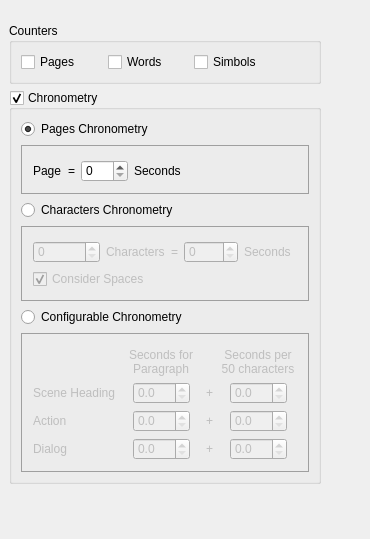
         <widget class="QWidget" name="chronometryPage">
          <property name="styleSheet">
           <string notr="true">#pagesChronometryGroup, #charactersChronometryGroup, #configurableChronometryGroup {
    margin-top: 0ex; /* leave space at the top for the title */
    border: 1px solid palette(dark);
}</string>
          </property>
          <layout class="QGridLayout" name="gridLayout_12">
           <property name="leftMargin">
            <number>0</number>
           </property>
           <property name="topMargin">
            <number>0</number>
           </property>
           <property name="rightMargin">
            <number>0</number>
           </property>
           <property name="bottomMargin">
            <number>0</number>
           </property>
           <property name="spacing">
            <number>0</number>
           </property>
           <item row="0" column="0">
            <widget class="QLabel" name="topRightEmptyLabel_4">
             <property name="text">
              <string/>
             </property>
            </widget>
           </item>
           <item row="1" column="0">
            <widget class="QWidget" name="chronometryPageWidget" native="true">
             <property name="sizePolicy">
              <sizepolicy hsizetype="Preferred" vsizetype="Expanding">
               <horstretch>0</horstretch>
               <verstretch>0</verstretch>
              </sizepolicy>
             </property>
             <layout class="QGridLayout" name="gridLayout_15">
              <item row="1" column="0">
               <widget class="QGroupBox" name="chronometryGroup">
                <property name="sizePolicy">
                 <sizepolicy hsizetype="Fixed" vsizetype="Preferred">
                  <horstretch>0</horstretch>
                  <verstretch>0</verstretch>
                 </sizepolicy>
                </property>
                <property name="title">
                 <string>Chronometry</string>
                </property>
                <property name="checkable">
                 <bool>true</bool>
                </property>
                <layout class="QVBoxLayout" name="verticalLayout_4">
                 <item>
                  <layout class="QHBoxLayout" name="horizontalLayout_7">
                   <item>
                    <widget class="QRadioButton" name="pagesChronometry">
                     <property name="text">
                      <string>Pages Chronometry</string>
                     </property>
                     <property name="checked">
                      <bool>true</bool>
                     </property>
                    </widget>
                   </item>
                   <item>
                    <widget class="ToolTipLabel" name="label_29">
                     <property name="maximumSize">
                      <size>
                       <width>16</width>
                       <height>16</height>
                      </size>
                     </property>
                     <property name="toolTip">
                      <string>For standard template and compatible</string>
                     </property>
                     <property name="text">
                      <string/>
                     </property>
                     <property name="pixmap">
                      <pixmap resource="../../../scenarist-core/Resources/Resources.qrc">:/Graphics/Icons/help.png</pixmap>
                     </property>
                     <property name="scaledContents">
                      <bool>true</bool>
                     </property>
                    </widget>
                   </item>
                   <item>
                    <spacer name="horizontalSpacer_18">
                     <property name="orientation">
                      <enum>Qt::Horizontal</enum>
                     </property>
                     <property name="sizeHint" stdset="0">
                      <size>
                       <width>40</width>
                       <height>20</height>
                      </size>
                     </property>
                    </spacer>
                   </item>
                  </layout>
                 </item>
                 <item>
                  <widget class="QGroupBox" name="pagesChronometryGroup">
                   <property name="enabled">
                    <bool>true</bool>
                   </property>
                   <property name="title">
                    <string/>
                   </property>
                   <layout class="QHBoxLayout" name="horizontalLayout_8">
                    <item>
                     <widget class="QLabel" name="label_4">
                      <property name="text">
                       <string>Page</string>
                      </property>
                     </widget>
                    </item>
                    <item>
                     <widget class="QLabel" name="label_27">
                      <property name="text">
                       <string>=</string>
                      </property>
                     </widget>
                    </item>
                    <item>
                     <widget class="QSpinBox" name="pagesChronometrySeconds">
                      <property name="maximum">
                       <number>100</number>
                      </property>
                     </widget>
                    </item>
                    <item>
                     <widget class="QLabel" name="label_28">
                      <property name="text">
                       <string>Seconds</string>
                      </property>
                     </widget>
                    </item>
                    <item>
                     <spacer name="horizontalSpacer_6">
                      <property name="orientation">
                       <enum>Qt::Horizontal</enum>
                      </property>
                      <property name="sizeType">
                       <enum>QSizePolicy::MinimumExpanding</enum>
                      </property>
                      <property name="sizeHint" stdset="0">
                       <size>
                        <width>0</width>
                        <height>20</height>
                       </size>
                      </property>
                     </spacer>
                    </item>
                   </layout>
                  </widget>
                 </item>
                 <item>
                  <widget class="QRadioButton" name="charactersChronometry">
                   <property name="text">
                    <string>Characters Chronometry</string>
                   </property>
                  </widget>
                 </item>
                 <item>
                  <widget class="QGroupBox" name="charactersChronometryGroup">
                   <property name="enabled">
                    <bool>false</bool>
                   </property>
                   <property name="title">
                    <string/>
                   </property>
                   <layout class="QGridLayout" name="gridLayout_14">
                    <item row="0" column="0">
                     <widget class="QSpinBox" name="charactersChronometryCharacters">
                      <property name="maximum">
                       <number>100000</number>
                      </property>
                     </widget>
                    </item>
                    <item row="0" column="2">
                     <widget class="QLabel" name="label_6">
                      <property name="text">
                       <string>=</string>
                      </property>
                     </widget>
                    </item>
                    <item row="0" column="3">
                     <widget class="QSpinBox" name="charactersChronometrySeconds">
                      <property name="maximum">
                       <number>1000</number>
                      </property>
                     </widget>
                    </item>
                    <item row="0" column="4">
                     <widget class="QLabel" name="label_7">
                      <property name="text">
                       <string>Seconds</string>
                      </property>
                     </widget>
                    </item>
                    <item row="0" column="1">
                     <widget class="QLabel" name="label_5">
                      <property name="text">
                       <string>Characters</string>
                      </property>
                     </widget>
                    </item>
                    <item row="1" column="0" colspan="7">
                     <widget class="QCheckBox" name="charactersChronometryConsiderSpaces">
                      <property name="text">
                       <string>Consider Spaces</string>
                      </property>
                      <property name="checked">
                       <bool>true</bool>
                      </property>
                     </widget>
                    </item>
                    <item row="0" column="5" colspan="2">
                     <spacer name="horizontalSpacer_7">
                      <property name="orientation">
                       <enum>Qt::Horizontal</enum>
                      </property>
                      <property name="sizeHint" stdset="0">
                       <size>
                        <width>0</width>
                        <height>20</height>
                       </size>
                      </property>
                     </spacer>
                    </item>
                   </layout>
                  </widget>
                 </item>
                 <item>
                  <widget class="QRadioButton" name="configurableChronometry">
                   <property name="text">
                    <string>Configurable Chronometry</string>
                   </property>
                  </widget>
                 </item>
                 <item>
                  <widget class="QGroupBox" name="configurableChronometryGroup">
                   <property name="enabled">
                    <bool>false</bool>
                   </property>
                   <property name="title">
                    <string/>
                   </property>
                   <layout class="QGridLayout" name="gridLayout_3">
                    <item row="1" column="0">
                     <widget class="QLabel" name="label">
                      <property name="text">
                       <string>Scene Heading</string>
                      </property>
                     </widget>
                    </item>
                    <item row="3" column="8">
                     <widget class="QDoubleSpinBox" name="configurableChronometrySecondsPer50CharactersDialog">
                      <property name="decimals">
                       <number>1</number>
                      </property>
                     </widget>
                    </item>
                    <item row="1" column="7">
                     <spacer name="horizontalSpacer_3">
                      <property name="orientation">
                       <enum>Qt::Horizontal</enum>
                      </property>
                      <property name="sizeType">
                       <enum>QSizePolicy::Preferred</enum>
                      </property>
                      <property name="sizeHint" stdset="0">
                       <size>
                        <width>0</width>
                        <height>20</height>
                       </size>
                      </property>
                     </spacer>
                    </item>
                    <item row="3" column="0">
                     <widget class="QLabel" name="label_9">
                      <property name="text">
                       <string>Dialog</string>
                      </property>
                     </widget>
                    </item>
                    <item row="3" column="6">
                     <widget class="QLabel" name="label_12">
                      <property name="text">
                       <string>+</string>
                      </property>
                      <property name="alignment">
                       <set>Qt::AlignCenter</set>
                      </property>
                     </widget>
                    </item>
                    <item row="0" column="7" colspan="3">
                     <widget class="QLabel" name="label_14">
                      <property name="text">
                       <string>Seconds per
50 characters</string>
                      </property>
                      <property name="alignment">
                       <set>Qt::AlignCenter</set>
                      </property>
                     </widget>
                    </item>
                    <item row="1" column="5">
                     <spacer name="horizontalSpacer_2">
                      <property name="orientation">
                       <enum>Qt::Horizontal</enum>
                      </property>
                      <property name="sizeType">
                       <enum>QSizePolicy::Preferred</enum>
                      </property>
                      <property name="sizeHint" stdset="0">
                       <size>
                        <width>0</width>
                        <height>20</height>
                       </size>
                      </property>
                     </spacer>
                    </item>
                    <item row="2" column="0">
                     <widget class="QLabel" name="label_8">
                      <property name="text">
                       <string>Action</string>
                      </property>
                     </widget>
                    </item>
                    <item row="2" column="6">
                     <widget class="QLabel" name="label_11">
                      <property name="text">
                       <string>+</string>
                      </property>
                      <property name="alignment">
                       <set>Qt::AlignCenter</set>
                      </property>
                     </widget>
                    </item>
                    <item row="1" column="2">
                     <spacer name="horizontalSpacer">
                      <property name="orientation">
                       <enum>Qt::Horizontal</enum>
                      </property>
                      <property name="sizeType">
                       <enum>QSizePolicy::Preferred</enum>
                      </property>
                      <property name="sizeHint" stdset="0">
                       <size>
                        <width>0</width>
                        <height>20</height>
                       </size>
                      </property>
                     </spacer>
                    </item>
                    <item row="1" column="3" colspan="2">
                     <widget class="QDoubleSpinBox" name="configurableChronometrySecondsForParagraphSceneHeading">
                      <property name="decimals">
                       <number>1</number>
                      </property>
                     </widget>
                    </item>
                    <item row="1" column="6">
                     <widget class="QLabel" name="label_10">
                      <property name="text">
                       <string>+</string>
                      </property>
                      <property name="alignment">
                       <set>Qt::AlignCenter</set>
                      </property>
                     </widget>
                    </item>
                    <item row="1" column="8">
                     <widget class="QDoubleSpinBox" name="configurableChronometrySecondsPer50CharactersSceneHeading">
                      <property name="decimals">
                       <number>1</number>
                      </property>
                     </widget>
                    </item>
                    <item row="2" column="3" colspan="2">
                     <widget class="QDoubleSpinBox" name="configurableChronometrySecondsForParagraphAction">
                      <property name="decimals">
                       <number>1</number>
                      </property>
                     </widget>
                    </item>
                    <item row="1" column="9">
                     <spacer name="horizontalSpacer_4">
                      <property name="orientation">
                       <enum>Qt::Horizontal</enum>
                      </property>
                      <property name="sizeType">
                       <enum>QSizePolicy::Preferred</enum>
                      </property>
                      <property name="sizeHint" stdset="0">
                       <size>
                        <width>0</width>
                        <height>20</height>
                       </size>
                      </property>
                     </spacer>
                    </item>
                    <item row="2" column="8">
                     <widget class="QDoubleSpinBox" name="configurableChronometrySecondsPer50CharactersAction">
                      <property name="decimals">
                       <number>1</number>
                      </property>
                     </widget>
                    </item>
                    <item row="0" column="2" colspan="4">
                     <widget class="QLabel" name="label_13">
                      <property name="text">
                       <string>Seconds for
Paragraph</string>
                      </property>
                      <property name="alignment">
                       <set>Qt::AlignCenter</set>
                      </property>
                     </widget>
                    </item>
                    <item row="1" column="1">
                     <spacer name="horizontalSpacer_8">
                      <property name="orientation">
                       <enum>Qt::Horizontal</enum>
                      </property>
                      <property name="sizeType">
                       <enum>QSizePolicy::Preferred</enum>
                      </property>
                      <property name="sizeHint" stdset="0">
                       <size>
                        <width>0</width>
                        <height>20</height>
                       </size>
                      </property>
                     </spacer>
                    </item>
                    <item row="3" column="3" colspan="2">
                     <widget class="QDoubleSpinBox" name="configurableChronometrySecondsForParagraphDialog">
                      <property name="decimals">
                       <number>1</number>
                      </property>
                     </widget>
                    </item>
                   </layout>
                  </widget>
                 </item>
                </layout>
               </widget>
              </item>
              <item row="0" column="0">
               <widget class="QGroupBox" name="countersGroup">
                <property name="sizePolicy">
                 <sizepolicy hsizetype="Preferred" vsizetype="Fixed">
                  <horstretch>0</horstretch>
                  <verstretch>0</verstretch>
                 </sizepolicy>
                </property>
                <property name="title">
                 <string>Counters</string>
                </property>
                <layout class="QHBoxLayout" name="horizontalLayout_12">
                 <property name="spacing">
                  <number>18</number>
                 </property>
                 <item>
                  <layout class="QHBoxLayout" name="horizontalLayout">
                   <property name="spacing">
                    <number>0</number>
                   </property>
                   <item>
                    <widget class="QCheckBox" name="pagesCounter">
                     <property name="text">
                      <string>Pages</string>
                     </property>
                    </widget>
                   </item>
                   <item>
                    <widget class="ToolTipLabel" name="label_2">
                     <property name="maximumSize">
                      <size>
                       <width>16</width>
                       <height>16</height>
                      </size>
                     </property>
                     <property name="toolTip">
                      <string>Pages Mode only</string>
                     </property>
                     <property name="text">
                      <string/>
                     </property>
                     <property name="pixmap">
                      <pixmap resource="../../../scenarist-core/Resources/Resources.qrc">:/Graphics/Icons/help.png</pixmap>
                     </property>
                     <property name="scaledContents">
                      <bool>true</bool>
                     </property>
                    </widget>
                   </item>
                  </layout>
                 </item>
                 <item>
                  <widget class="QCheckBox" name="wordsCounter">
                   <property name="text">
                    <string>Words</string>
                   </property>
                  </widget>
                 </item>
                 <item>
                  <layout class="QHBoxLayout" name="horizontalLayout_2">
                   <property name="spacing">
                    <number>0</number>
                   </property>
                   <item>
                    <widget class="QCheckBox" name="simbolsCounter">
                     <property name="text">
                      <string>Simbols</string>
                     </property>
                    </widget>
                   </item>
                   <item>
                    <widget class="ToolTipLabel" name="label_3">
                     <property name="maximumSize">
                      <size>
                       <width>16</width>
                       <height>16</height>
                      </size>
                     </property>
                     <property name="toolTip">
                      <string>Simbols without spaces | Simbols with spaces</string>
                     </property>
                     <property name="text">
                      <string/>
                     </property>
                     <property name="pixmap">
                      <pixmap resource="../../../scenarist-core/Resources/Resources.qrc">:/Graphics/Icons/help.png</pixmap>
                     </property>
                     <property name="scaledContents">
                      <bool>true</bool>
                     </property>
                    </widget>
                   </item>
                  </layout>
                 </item>
                 <item>
                  <spacer name="horizontalSpacer_12">
                   <property name="orientation">
                    <enum>Qt::Horizontal</enum>
                   </property>
                   <property name="sizeType">
                    <enum>QSizePolicy::Minimum</enum>
                   </property>
                   <property name="sizeHint" stdset="0">
                    <size>
                     <width>40</width>
                     <height>20</height>
                    </size>
                   </property>
                  </spacer>
                 </item>
                </layout>
               </widget>
              </item>
              <item row="2" column="0" rowspan="2">
               <spacer name="verticalSpacer_5">
                <property name="orientation">
                 <enum>Qt::Vertical</enum>
                </property>
                <property name="sizeHint" stdset="0">
                 <size>
                  <width>20</width>
                  <height>40</height>
                 </size>
                </property>
               </spacer>
              </item>
              <item row="0" column="1" rowspan="2">
               <spacer name="horizontalSpacer_10">
                <property name="orientation">
                 <enum>Qt::Horizontal</enum>
                </property>
                <property name="sizeHint" stdset="0">
                 <size>
                  <width>40</width>
                  <height>20</height>
                 </size>
                </property>
               </spacer>
              </item>
             </layout>
            </widget>
           </item>
          </layout>
         </widget>
